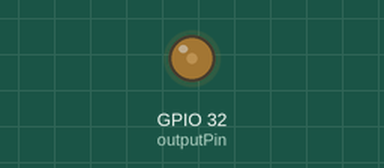
The sketch below on a simulated ESP32. Parts: output pins drawn as LEDs (lit = HIGH).

Above: at 4.9 s.
At 10.3 s:
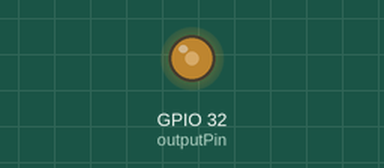
At 24.65 s:
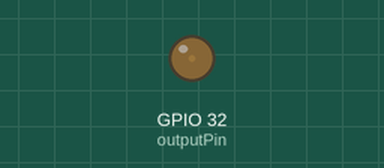
At 39.7 s:
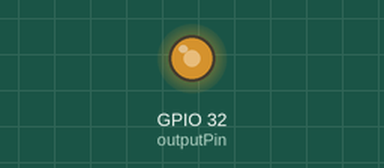
Timing chart, 0 to 40.0 s (numbered marks = the images above):
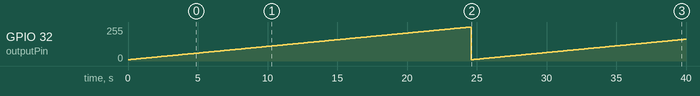

Measured:
- by itself, GPIO 32 (outputPin): 0/255 → 10/255 at 0.00 s, → 11/255 0.10 s later, → 12/255 0.10 s later, → 13/255 0.10 s later, … (400 changes in this stretch)

The sketch:

pwmer.ino
```cpp
constexpr int outputPin = 32;

void setup(){
    Serial.begin(115200);
    pinMode(outputPin, OUTPUT);
}

void loop(){
    for(int i = 10; i < 256; i++){
        analogWrite(outputPin, i);
        delay(100);
    }
}
```
